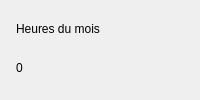
                            <widget class="QFrame" name="statHoursCard">
                              <property name="card" stdset="0">
                                <bool>true</bool>
                              </property>
                              <property name="minimumSize">
                                <size>
                                  <width>0</width>
                                  <height>88</height>
                                </size>
                              </property>
                              <layout class="QVBoxLayout" name="statHoursLayout">
                                <property name="leftMargin">
                                  <number>16</number>
                                </property>
                                <property name="topMargin">
                                  <number>14</number>
                                </property>
                                <property name="rightMargin">
                                  <number>16</number>
                                </property>
                                <property name="bottomMargin">
                                  <number>12</number>
                                </property>
                                <property name="spacing">
                                  <number>4</number>
                                </property>
                                <item>
                                  <layout class="QHBoxLayout" name="statHoursHead">
                                    <property name="leftMargin">
                                      <number>0</number>
                                    </property>
                                    <property name="topMargin">
                                      <number>0</number>
                                    </property>
                                    <property name="rightMargin">
                                      <number>0</number>
                                    </property>
                                    <property name="bottomMargin">
                                      <number>0</number>
                                    </property>
                                    <property name="spacing">
                                      <number>6</number>
                                    </property>
                                    <item>
                                      <widget class="QLabel" name="statHoursTitle">
                                        <property name="text">
                                          <string>Heures du mois</string>
                                        </property>
                                        <property name="muted" stdset="0">
                                          <bool>true</bool>
                                        </property>
                                      </widget>
                                    </item>
                                    <item>
                                      <spacer name="statHoursSp">
                                        <property name="orientation">
                                          <enum>Qt::Horizontal</enum>
                                        </property>
                                        <property name="sizeHint">
                                          <size>
                                            <width>20</width>
                                            <height>10</height>
                                          </size>
                                        </property>
                                      </spacer>
                                    </item>
                                    <item>
                                      <widget class="QLabel" name="statHoursIcon">
                                        <property name="text">
                                          <string/>
                                        </property>
                                        <property name="iconbox" stdset="0">
                                          <bool>true</bool>
                                        </property>
                                        <property name="minimumSize">
                                          <size>
                                            <width>30</width>
                                            <height>30</height>
                                          </size>
                                        </property>
                                        <property name="maximumSize">
                                          <size>
                                            <width>30</width>
                                            <height>30</height>
                                          </size>
                                        </property>
                                        <property name="alignment">
                                          <set>Qt::AlignCenter</set>
                                        </property>
                                      </widget>
                                    </item>
                                  </layout>
                                </item>
                                <item>
                                  <layout class="QHBoxLayout" name="statHoursRow">
                                    <property name="leftMargin">
                                      <number>0</number>
                                    </property>
                                    <property name="topMargin">
                                      <number>0</number>
                                    </property>
                                    <property name="rightMargin">
                                      <number>0</number>
                                    </property>
                                    <property name="bottomMargin">
                                      <number>0</number>
                                    </property>
                                    <property name="spacing">
                                      <number>8</number>
                                    </property>
                                    <item>
                                      <widget class="QLabel" name="statHoursValue">
                                        <property name="text">
                                          <string>0</string>
                                        </property>
                                        <property name="kpi" stdset="0">
                                          <bool>true</bool>
                                        </property>
                                      </widget>
                                    </item>
                                    <item>
                                      <widget class="QLabel" name="statHoursSub">
                                        <property name="text">
                                          <string/>
                                        </property>
                                        <property name="muted" stdset="0">
                                          <bool>true</bool>
                                        </property>
                                        <property name="alignment">
                                          <set>Qt::AlignLeft|Qt::AlignBottom</set>
                                        </property>
                                      </widget>
                                    </item>
                                    <item>
                                      <spacer name="statHoursSp2">
                                        <property name="orientation">
                                          <enum>Qt::Horizontal</enum>
                                        </property>
                                        <property name="sizeHint">
                                          <size>
                                            <width>20</width>
                                            <height>10</height>
                                          </size>
                                        </property>
                                      </spacer>
                                    </item>
                                  </layout>
                                </item>
                              </layout>
                            </widget>
